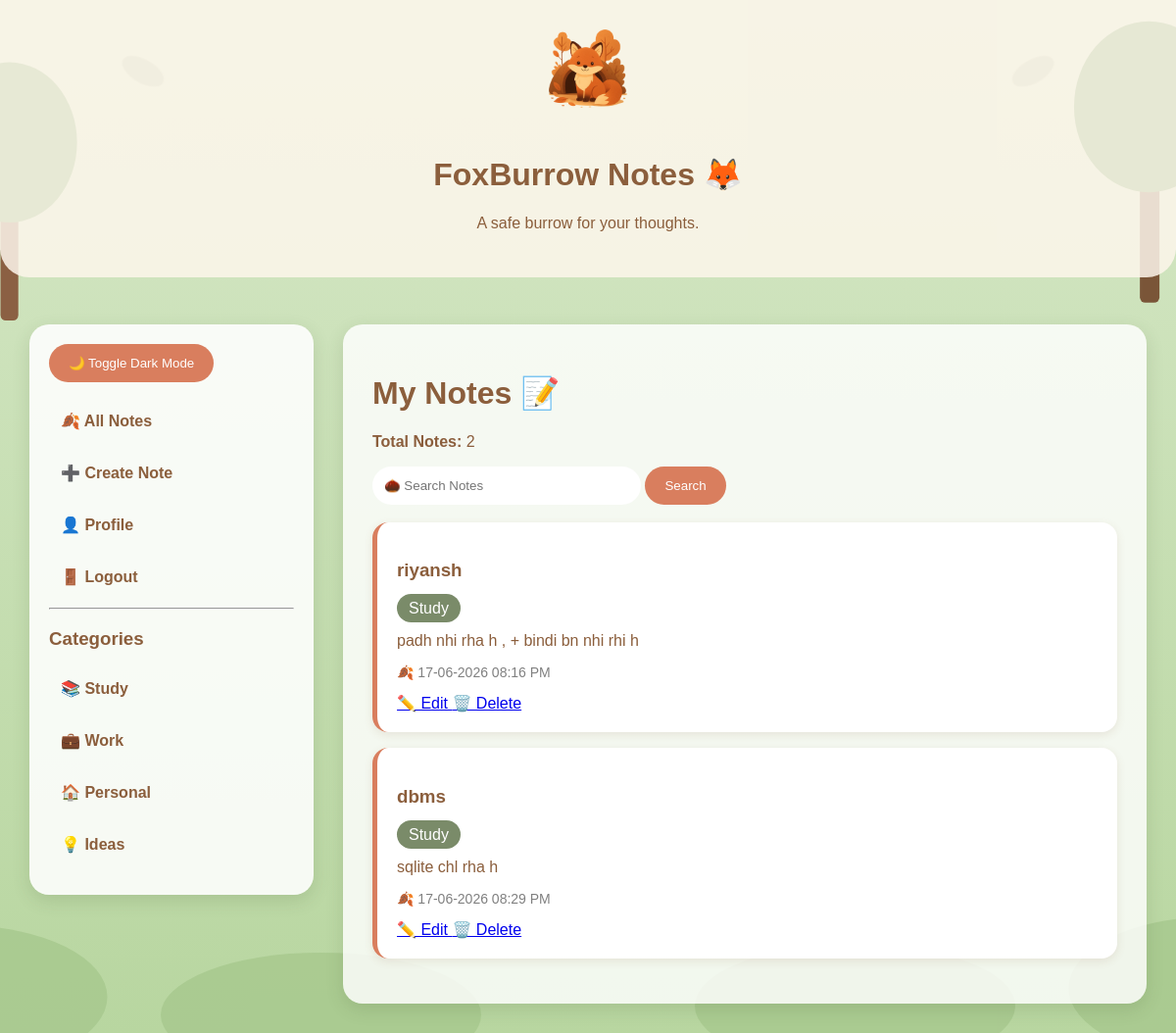
The page /notes?category=Study (signed in) on the database its author committed.
### tables this page shows
CREATE TABLE notes(
    id INTEGER PRIMARY KEY AUTOINCREMENT,
    title TEXT NOT NULL,
    content TEXT NOT NULL,
    user_id INTEGER,
    created_at TEXT
, category TEXT);

### app.py (the view, shortened to what this page needs)
@app.route("/notes")
def view_notes():
    if "user_id" not in session:
        return redirect("/login")
    search = request.args.get("search")
    category = request.args.get("category")
    conn = sqlite3.connect("database.db")
    cursor = conn.cursor()
    if category:
        cursor.execute(
            """
            SELECT * FROM notes
            WHERE user_id=? AND category=?
            """,
            (session["user_id"], category)
        )
    notes = cursor.fetchall()
    decrypted_notes = []
    for note in notes:
        try:
            decrypted_content = cipher.decrypt(
                note[2].encode()
            ).decode()
            note = list(note)
            note[2] = decrypted_content
        except:
            pass
        decrypted_notes.append(note)
    notes = decrypted_notes
    note_count = len(notes)
    conn.close()
    return render_template(
        "notes.html",
        notes=notes,
        note_count=note_count
    )

### templates/notes.html (shortened to what this page needs)
<!DOCTYPE html>
<html lang="en">
<head>
    <link rel="stylesheet"
    href="{{ url_for('static', filename='css/style.css') }}">
</head>
<body class="notes-body">
<div class="hero">
    <img
    src="{{ url_for('static', filename='images/fox-sitting.png') }}"
    style="width:80px;height:80px;"
    class="fox"/>
    <div>
        <h1>FoxBurrow Notes 🦊</h1>
        <p>A safe burrow for your thoughts.</p>
    </div>
</div>
<br>
<div class="main-layout">
<div class="sidebar">
    <button onclick="toggleDarkMode()">
        🌙 Toggle Dark Mode
    </button>
    <br><br>
    <a href="/notes">🍂 All Notes</a>
    <a href="/create-note">
        ➕ Create Note
    </a>
    <a href="/profile">
        👤 Profile
    </a>
    <a href="/logout">
        🚪 Logout
    </a>
    <hr>
    <h3>Categories</h3>
    <a href="/notes?category=Study">
        📚 Study
    </a>
    <a href="/notes?category=Work">
        💼 Work
    </a>
    <a href="/notes?category=Personal">
        🏠 Personal
    </a>
    <a href="/notes?category=Ideas">
        💡 Ideas
    </a>
</div>
<div class="content">
    <h1>My Notes 📝</h1>
    <p>
        <b>Total Notes:</b> {{ note_count }}
    </p>
    <form method="GET">
        <input
        class="search-box"
        type="text"
        name="search"
        placeholder="🌰 Search Notes">
        <button type="submit">
            Search
        </button>
    </form>
    <br>
    {% if notes %}
        {% for note in notes %}
        <div class="note-card">
            <h3>{{ note[1] }}</h3>
            <span class="category-tag">
                {{ note[5] }}
            </span>
            <div class="note-content">
                {{ note[2] | safe }}
            </div>
            <p class="date">
                🍂 {{ note[4] }}
            </p>
            <a href="/edit-note/{{ note[0] }}">
                ✏️ Edit
            </a>
            <a
            href="#"
            onclick="showDeleteModal('{{ note[0] }}'); return false;">
                🗑️ Delete
            </a>
        </div>
        {% endfor %}
    {% else %}
        <h3>No Notes Found 😔</h3>
        <p>Create your first note!</p>
    {% endif %}
</div>
</div>
</body>
</html>

### static/css/style.css (style rules this page uses)
:root { --cream: #FDF6EC; --terracotta: #D97E5E; --moss: #7A8B69; --brown: #8B5E3C; --dark-bg: #1B2A22; --amber: #F4B860; --white: #E8E8E8; }
body { max-width: 1200px; margin: auto; background-color: var(--cream); color: var(--brown); font-family: Arial, sans-serif; padding: 20px; }
.notes-body { max-width: none; margin: 0; padding: 0; min-height: 100vh; background: linear-gradient(180deg, #D7E8C8 0%, #B8D6A0 100%); position: relative; overflow-x: hidden; font-family: Arial, sans-serif; color: var(--brown); }
.forest-bg { position: absolute; top: 0; left: 0; width: 100%; height: 100%; z-index: 0; pointer-events: none; }
.hero { background: rgba(253, 246, 236, 0.85); padding: 30px; border-radius: 0 0 30px 30px; display: flex; align-items: center; gap: 20px; position: relative; z-index: 2; flex-direction: column; justify-content: center; text-align: center; }
.fox { width: 80px; height: auto; }
.note-card { background: white; border-radius: 16px; padding: 20px; margin-bottom: 16px; box-shadow: 0 3px 10px rgba(139, 94, 60, 0.12); border-left: 5px solid var(--terracotta); transition: transform 0.15s ease, box-shadow 0.15s ease; }
.category-tag { background: var(--moss); color: white; padding: 6px 12px; border-radius: 20px; }
.search-box { padding: 12px; border-radius: 20px; border: none; width: 250px; }
button { background: var(--terracotta); color: white; border: none; border-radius: 20px; padding: 12px 20px; cursor: pointer; }
.date { color: gray; font-size: 14px; }
.note-content { margin-top: 15px; margin-bottom: 15px; }
.main-layout { display: flex; align-items: flex-start; gap: 30px; margin-top: 30px; padding: 0 30px 30px; position: relative; z-index: 2; }
.sidebar { width: 250px; min-width: 250px; background: rgba(255, 255, 255, 0.88); padding: 20px; border-radius: 20px; box-shadow: 0 6px 18px rgba(60, 80, 40, 0.15); position: relative; z-index: 2; }
.sidebar a { display: block; text-decoration: none; color: #8B5E3C; padding: 12px; margin-bottom: 10px; border-radius: 12px; font-weight: bold; }
.content { flex: 1; background: rgba(255, 255, 255, 0.82); border-radius: 20px; padding: 30px; min-height: 600px; box-shadow: 0 6px 18px rgba(60, 80, 40, 0.15); position: relative; z-index: 2; }
.hero img, .hero .fox, .hero .fox-walking, .hero .fox-reading, .hero .fox-guard { margin: 0 auto 8px; }

### rows shown on the page
notes: title "riyansh", category "Study", content "padh nhi rha h , + bindi bn nhi rhi h", created_at "17-06-2026 08:16 PM"
notes: title "dbms", category "Study", content "sqlite chl rha h", created_at "17-06-2026 08:29 PM"

### other values the page prints
{{ note_count }} "2"
